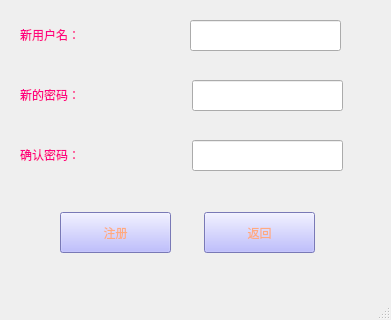
<?xml version="1.0" encoding="UTF-8"?>
<ui version="4.0">
 <class>newuser</class>
 <widget class="QMainWindow" name="newuser">
  <property name="geometry">
   <rect>
    <x>0</x>
    <y>0</y>
    <width>391</width>
    <height>320</height>
   </rect>
  </property>
  <property name="minimumSize">
   <size>
    <width>391</width>
    <height>320</height>
   </size>
  </property>
  <property name="maximumSize">
   <size>
    <width>391</width>
    <height>320</height>
   </size>
  </property>
  <property name="windowTitle">
   <string>MainWindow</string>
  </property>
  <widget class="QWidget" name="centralwidget">
   <widget class="QLabel" name="label1">
    <property name="geometry">
     <rect>
      <x>20</x>
      <y>20</y>
      <width>120</width>
      <height>29</height>
     </rect>
    </property>
    <property name="styleSheet">
     <string notr="true">font: 75 18pt &quot;Adobe Garamond Pro Bold&quot;;
color: rgb(255, 0, 127);</string>
    </property>
    <property name="text">
     <string>新用户名：</string>
    </property>
   </widget>
   <widget class="QLineEdit" name="lineEdit1">
    <property name="geometry">
     <rect>
      <x>190</x>
      <y>20</y>
      <width>151</width>
      <height>31</height>
     </rect>
    </property>
    <property name="font">
     <font>
      <family>Adobe Garamond Pro</family>
      <pointsize>12</pointsize>
     </font>
    </property>
   </widget>
   <widget class="QLineEdit" name="lineEdit2">
    <property name="geometry">
     <rect>
      <x>192</x>
      <y>80</y>
      <width>151</width>
      <height>31</height>
     </rect>
    </property>
    <property name="font">
     <font>
      <family>Adobe Garamond Pro</family>
      <pointsize>12</pointsize>
     </font>
    </property>
    <property name="echoMode">
     <enum>QLineEdit::Password</enum>
    </property>
   </widget>
   <widget class="QLabel" name="label2">
    <property name="geometry">
     <rect>
      <x>20</x>
      <y>80</y>
      <width>120</width>
      <height>29</height>
     </rect>
    </property>
    <property name="styleSheet">
     <string notr="true">font: 75 18pt &quot;Adobe Garamond Pro Bold&quot;;
color: rgb(255, 0, 127);</string>
    </property>
    <property name="text">
     <string>新的密码：</string>
    </property>
   </widget>
   <widget class="QLabel" name="label3">
    <property name="geometry">
     <rect>
      <x>20</x>
      <y>140</y>
      <width>120</width>
      <height>29</height>
     </rect>
    </property>
    <property name="styleSheet">
     <string notr="true">font: 75 18pt &quot;Adobe Garamond Pro Bold&quot;;
color: rgb(255, 0, 127);</string>
    </property>
    <property name="text">
     <string>确认密码：</string>
    </property>
   </widget>
   <widget class="QLineEdit" name="lineEdit3">
    <property name="geometry">
     <rect>
      <x>192</x>
      <y>140</y>
      <width>151</width>
      <height>31</height>
     </rect>
    </property>
    <property name="font">
     <font>
      <family>Adobe Garamond Pro</family>
      <pointsize>12</pointsize>
     </font>
    </property>
    <property name="echoMode">
     <enum>QLineEdit::Password</enum>
    </property>
   </widget>
   <widget class="QPushButton" name="pushButton1">
    <property name="geometry">
     <rect>
      <x>60</x>
      <y>212</y>
      <width>111</width>
      <height>41</height>
     </rect>
    </property>
    <property name="whatsThis">
     <string>&lt;html&gt;&lt;head/&gt;&lt;body&gt;&lt;p&gt;&lt;span style=&quot; font-size:16pt; color:#190bb1;&quot;&gt;注册新用户&lt;/span&gt;&lt;/p&gt;&lt;/body&gt;&lt;/html&gt;</string>
    </property>
    <property name="styleSheet">
     <string notr="true">background-color: rgb(170, 170, 255);
font: 16pt &quot;Adobe Arabic&quot;;
color: rgb(255, 170, 127);</string>
    </property>
    <property name="text">
     <string>注册</string>
    </property>
   </widget>
   <widget class="QPushButton" name="pushButton2">
    <property name="geometry">
     <rect>
      <x>204</x>
      <y>212</y>
      <width>111</width>
      <height>41</height>
     </rect>
    </property>
    <property name="whatsThis">
     <string>&lt;html&gt;&lt;head/&gt;&lt;body&gt;&lt;p&gt;&lt;span style=&quot; font-size:16pt; color:#190bb1;&quot;&gt;注册新用户&lt;/span&gt;&lt;/p&gt;&lt;/body&gt;&lt;/html&gt;</string>
    </property>
    <property name="styleSheet">
     <string notr="true">background-color: rgb(170, 170, 255);
font: 16pt &quot;Adobe Arabic&quot;;
color: rgb(255, 170, 127);</string>
    </property>
    <property name="text">
     <string>返回</string>
    </property>
   </widget>
  </widget>
  <widget class="QMenuBar" name="menubar">
   <property name="geometry">
    <rect>
     <x>0</x>
     <y>0</y>
     <width>391</width>
     <height>23</height>
    </rect>
   </property>
  </widget>
  <widget class="QStatusBar" name="statusbar"/>
 </widget>
 <resources/>
 <connections>
  <connection>
   <sender>pushButton2</sender>
   <signal>clicked()</signal>
   <receiver>newuser</receiver>
   <slot>close()</slot>
   <hints>
    <hint type="sourcelabel">
     <x>389</x>
     <y>276</y>
    </hint>
    <hint type="destinationlabel">
     <x>456</x>
     <y>239</y>
    </hint>
   </hints>
  </connection>
 </connections>
</ui>
